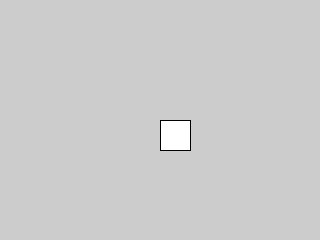
Frame 1 (no input)
Frame 60 (the mouse pressed at the canvas centre just before this capture): identical to frame 1, image omitted
Frame 120 (the mouse held since frame 60 and released just before this capture): identical to frame 1, image omitted

The Processing sketch that drew this single still picture (run headless with seeded random() and noise(); from frame 60 on, the mouse is pressed at the canvas centre):

// Processing sketch: class8_04
// ── class8_04.pde
int y = 120;
int x = 160;
void setup(){
  size(320,240);
}

void draw(){
  rect(x,y,30,30);
  
  //if(key==CODED){
    if(keyCode == UP){
      y--;
    }
    if(keyCode == DOWN){
      y++;
    }
    if(keyCode == LEFT){
      x--;
    }
    if(keyCode == RIGHT){
      x++;
    }
//  }
}
